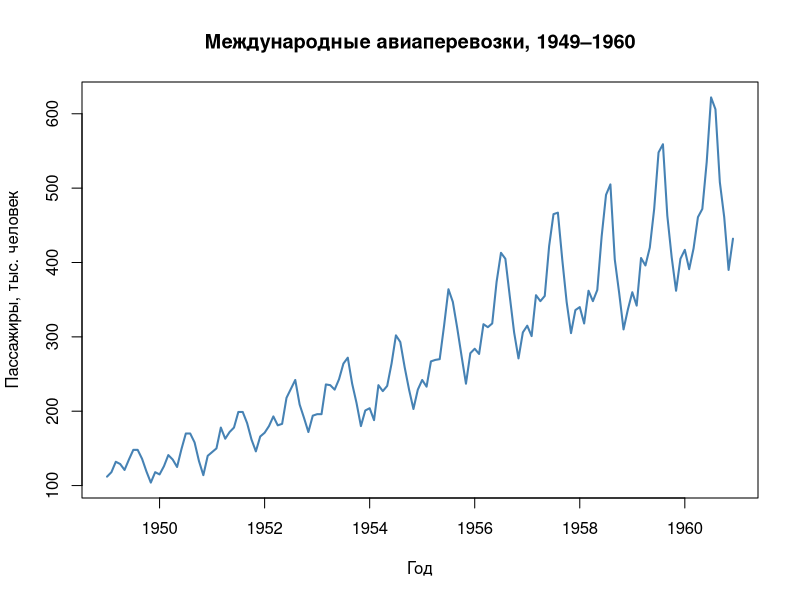
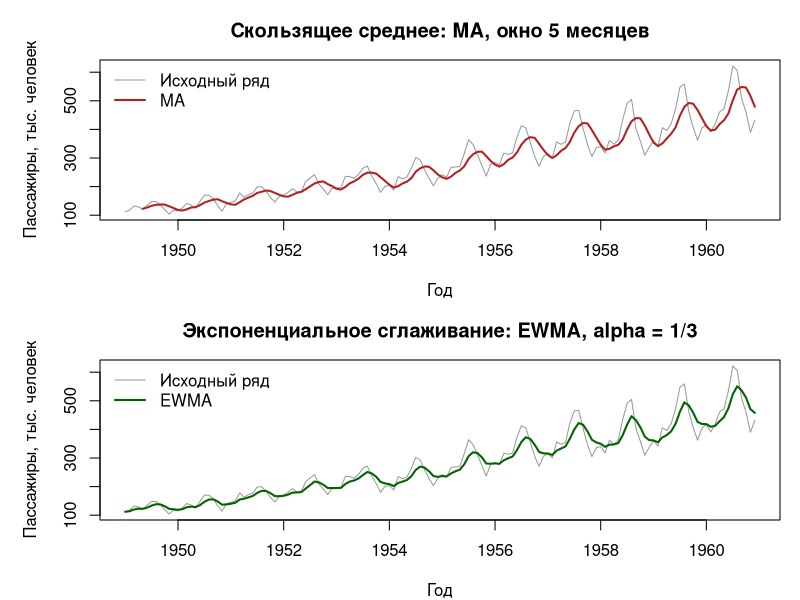

Reproduce these figures in R, in order.
# запуск проги Rscript --vanilla labs/lab08/lab08.R

cat("1. Построение временного ряда\n")

# Данные не заданы; выбран учебный набор AirPassengers за 1949–1960 годы.
# Ежемесячное число международных авиапассажиров измеряется в тысячах.
ts_data <- ts(
  as.numeric(datasets::AirPassengers),
  start = c(1949, 1),
  frequency = 12
)
print(ts_data)
cat("Число наблюдений:", length(ts_data), "\n")
cat("Частота наблюдений в год:", frequency(ts_data), "\n")
stopifnot(!anyNA(ts_data), all(is.finite(ts_data)))

png("labs/lab08/time_series.png", width = 1400, height = 700, res = 120)
plot(
  ts_data, main = "Международные авиаперевозки, 1949–1960",
  xlab = "Год", ylab = "Пассажиры, тыс. человек", col = "steelblue", lwd = 2
)
invisible(dev.off())
cat("График сохранён в labs/lab08/time_series.png\n")

cat("\n2. Сглаживание временного ряда: MA и EWMA\n")

# MA: среднее текущего и четырёх предыдущих месяцев (окно направлено назад).
# Первые четыре значения NA: для полного окна ещё недостаточно наблюдений.
window_size <- 5
ts_ma <- stats::filter(
  ts_data, filter = rep(1 / window_size, window_size), sides = 1
)

# EWMA: S[t] = alpha * x[t] + (1 - alpha) * S[t - 1].
# Выбран alpha = 2 / (5 + 1); начальное сглаженное значение равно первому наблюдению.
alpha <- 2 / (window_size + 1)
ts_ewma <- ts_data
for (i in 2:length(ts_data)) {
  ts_ewma[i] <- alpha * ts_data[i] + (1 - alpha) * ts_ewma[i - 1]
}

comparison <- data.frame(
  month = format(
    seq(as.Date("1949-01-01"), by = "month", length.out = length(ts_data)),
    "%Y-%m"
  ),
  original = as.numeric(ts_data),
  MA = as.numeric(ts_ma),
  EWMA = as.numeric(ts_ewma)
)
cat("Первые 12 месяцев:\n")
print(head(comparison, 12), row.names = FALSE)
cat("Окно MA:", window_size, "месяцев; alpha EWMA:", alpha, "\n")

png("labs/lab08/smoothing.png", width = 1400, height = 1000, res = 120)
par(mfrow = c(2, 1), mar = c(4, 5, 3, 1))
plot(
  ts_data, main = "Скользящее среднее: MA, окно 5 месяцев",
  xlab = "Год", ylab = "Пассажиры, тыс. человек", col = "grey60"
)
lines(ts_ma, col = "firebrick", lwd = 2)
legend(
  "topleft", legend = c("Исходный ряд", "MA"),
  col = c("grey60", "firebrick"), lty = 1, lwd = c(1, 2), bty = "n"
)
plot(
  ts_data, main = "Экспоненциальное сглаживание: EWMA, alpha = 1/3",
  xlab = "Год", ylab = "Пассажиры, тыс. человек", col = "grey60"
)
lines(ts_ewma, col = "darkgreen", lwd = 2)
legend(
  "topleft", legend = c("Исходный ряд", "EWMA"),
  col = c("grey60", "darkgreen"), lty = 1, lwd = c(1, 2), bty = "n"
)
invisible(dev.off())
cat("Графики сохранены в labs/lab08/smoothing.png\n")
cat("В ряду видны рост и повторяющиеся сезонные колебания.\n")
cat("MA и EWMA сглаживают колебания и запаздывают при изменении уровня ряда.\n")
cat("MA даёт одинаковый вес пяти месяцам, EWMA — больший вес недавним данным.\n")
cat("Сглаживание не устраняет сезонность полностью и само по себе не является прогнозом.\n")
